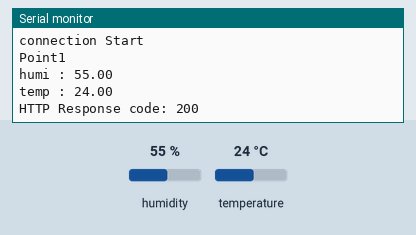
A sketch run on a simulated ESP8266 (NodeMCU). Shown: the last lines printed to the serial monitor. The inputs (shaded band) are chosen by the test bench; at power-on: humidity 55 %, temperature 24 °C. WiFi joins after 1.5 s; servers stay silent unless stated; a WiFi scan finds three made-up networks; uploads are accepted with an empty reply; not simulated (calls return 0 or success): SecretConstant.h.

Above: at 4.7 s.
4.8 s: humidity set to 22 %
At 4.92 s:
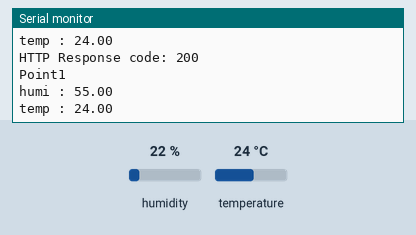
7.9 s: temperature set to 12 °C
At 9.4 s:
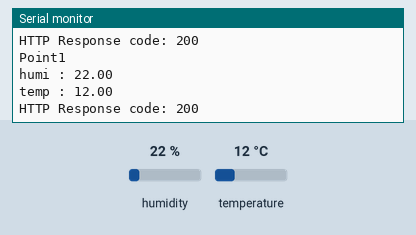
11.0 s: humidity set to 40 %
At 14.0 s:
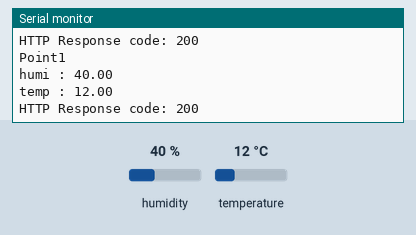
Timing chart, 0 to 15.5 s (numbered marks = the images above; inputs shaded):
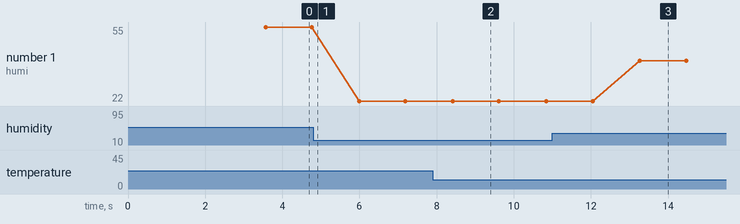

The sketch:

temp-humi.ino
```cpp
#define dhtpin D1
#define dhttype DHT11

#include "SecretConstant.h"
#include <ArduinoJson.h>
#include <ESP8266WiFi.h>
#include <stdio.h>
#include <ESP8266HTTPClient.h>
#include <WiFiClient.h>
#include <DHT.h>

// 와이파이명
const char* ssid = constant_ssid;
const char* password = constant_password;
String humiTempUrl = "(here Your Url)";

DHT dht(dhtpin, dhttype);

void setup() {
  // put your setup code here, to run once:
  Serial.begin(115200);
  delay(10);
  dht.begin();

  int n = WiFi.scanNetworks();
  Serial.println("Scan Done");
  if(n == 0) {
    Serial.println("no networks found");
  } else {
    Serial.print(n);
    Serial.println(" networks found");

    for(int i = 0; i<n; i++) {
     Serial.print(i + 1);
      Serial.print(": ");
      Serial.print(WiFi.SSID(i));
      Serial.print(" (");
      Serial.print(WiFi.RSSI(i));
      Serial.print(")");
      Serial.println((WiFi.encryptionType(i) == ENC_TYPE_NONE)?" ":"*");
      delay(10);
    }
  }


  // Connect to WiFi network
  Serial.println();
  Serial.println();
  Serial.print("Connecting to ");
  Serial.println(ssid);

  WiFi.begin(ssid, password);


  while (WiFi.status() != WL_CONNECTED) {
    delay(500);
    Serial.print(".");
  }
  Serial.println("");
  Serial.println("WiFi connected");
  Serial.println("IP address: ");
  Serial.println(WiFi.localIP());
  Serial.println("connection Start");

}

void loop() {
  Serial.println("Point1");
  if((WiFi.status() == WL_CONNECTED)) {
    WiFiClient wifiClient;
    HTTPClient httpClient;

    // URL은 요청을 보내고자 하는 URL 입력
    httpClient.begin(wifiClient,humiTempUrl);
    // 필요한 헤더 추가
    httpClient.addHeader("Content-Type", "application/json");

    // JSON 오브젝트
    StaticJsonDocument<200> json;

    // 온습도 모듈에서 습도, 온도를 입력받음
    float humi = dht.readHumidity();
    float temp = dht.readTemperature();

    // json에 데이터 저장
    json["humidity"] = humi;
    json["temperature"] = temp;

    // 시리얼 모니터에 출력 (생략가능)
    Serial.print("humi : ");
    Serial.println(humi);
    Serial.print("temp : ");
    Serial.println(temp);

    String parsedJsonToString;
    // json을 String으로 변환
    serializeJson(json, parsedJsonToString);

    // POST 요청 보내기
    int httpResponseCode = httpClient.POST(parsedJsonToString);

    // HTTP 응답이 왔다면
    if (httpResponseCode > 0) {
      Serial.print("HTTP Response code: ");
      Serial.println(httpResponseCode);

      String response = httpClient.getString(); // 응답 본문을 문자열로 읽어옴
      Serial.println(response); // 시리얼 모니터에 출력
    }
    else {
      Serial.print("Error code: ");
      Serial.println(httpResponseCode);
    }

    httpClient.end();
    delay(1000);
  }
}
```

Measured:
- after the input at 7.9 s, the serial monitor: prints a new line after 0.52 s (image 2)
- after the input at 11.0 s, the serial monitor: prints a new line after 2.3 s (image 3)
- plotted number 1: 55 → 22 after the input at 4.8 s, 22 → 40 after the input at 11.0 s
